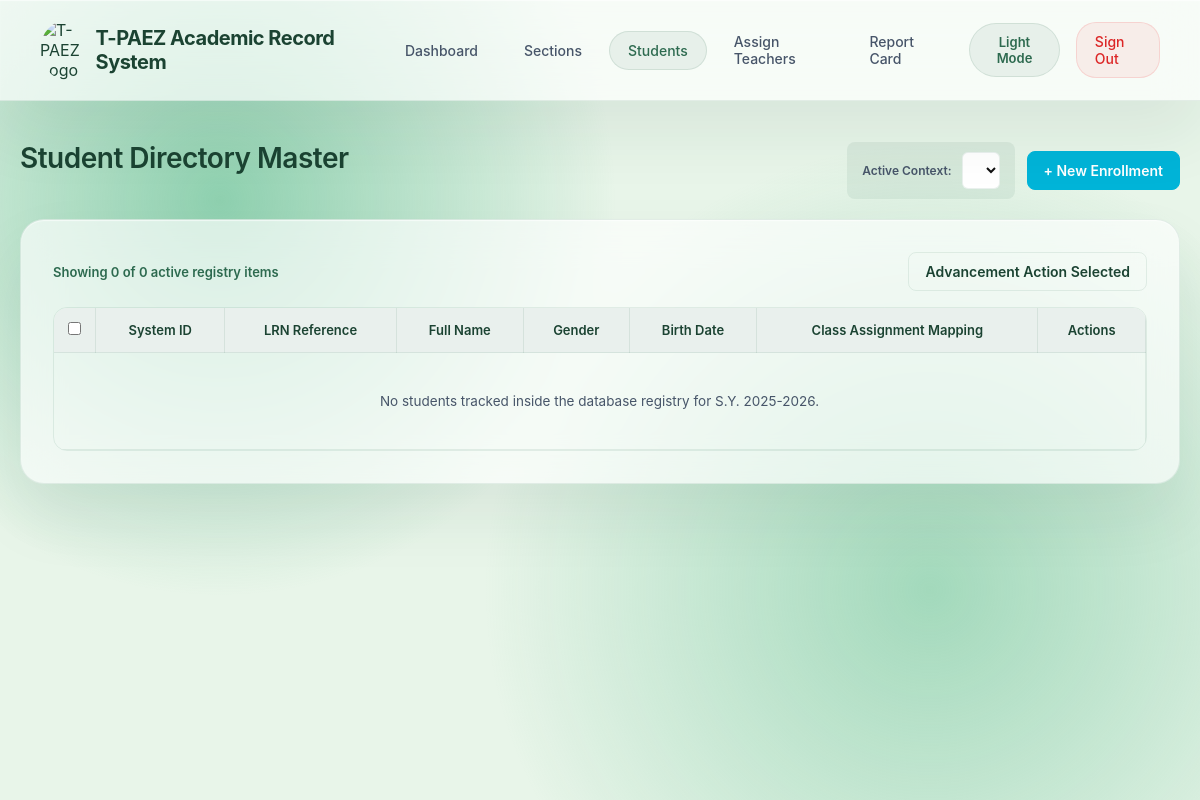
Before: /students.php (signed in) with the older database file.
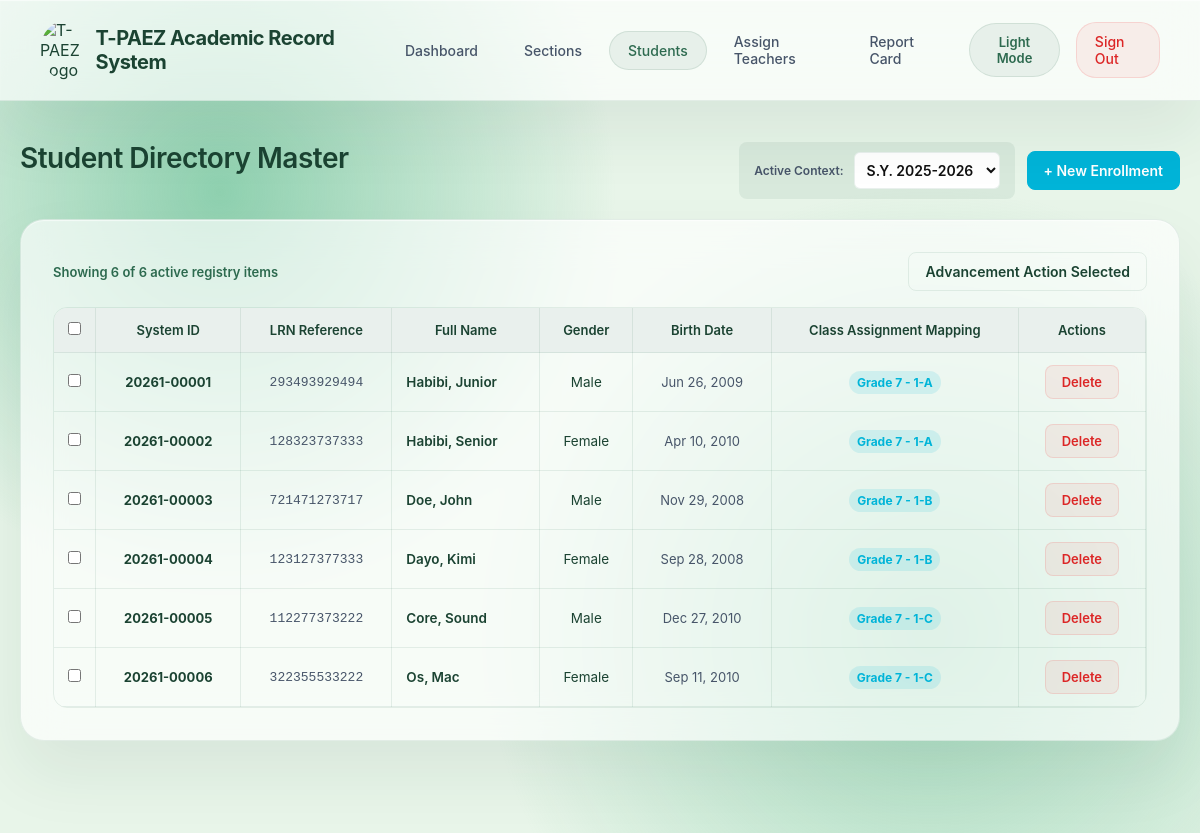
After: the same page with the newer database file.
### tables this page shows
CREATE TABLE `students` (
  `id` int(11) NOT NULL,
  `school_id_number` varchar(20) NOT NULL,
  `name` varchar(100) NOT NULL,
  `first_name` varchar(100) DEFAULT NULL,
  `last_name` varchar(100) DEFAULT NULL,
  `lrn` varchar(12) DEFAULT NULL,
  `birth_date` date DEFAULT NULL,
  `gender` enum('Male','Female') DEFAULT NULL,
  `grade_level` int(11) NOT NULL,
  `section` varchar(50) DEFAULT NULL,
  `created_at` timestamp NOT NULL DEFAULT current_timestamp()
);

CREATE TABLE `sections` (
  `id` int(11) NOT NULL,
  `name` varchar(100) NOT NULL,
  `grade_level` int(11) NOT NULL,
  `school_year` varchar(20) NOT NULL,
  `created_at` timestamp NOT NULL DEFAULT current_timestamp()
);

### students.php (the view, shortened to what the changed rows need)
<?php
require_once 'includes/header.php';
require_once 'config/config.php';
$years_stmt = $pdo->query("SELECT DISTINCT school_year FROM sections ORDER BY school_year DESC");
$available_years = $years_stmt->fetchAll(PDO::FETCH_COLUMN);
$selected_sy = isset($_GET['sy']) ? $_GET['sy'] : ($available_years[0] ?? '2025-2026');
$limit = 10;
$page = isset($_GET['page']) ? max(1, intval($_GET['page'])) : 1;
$offset = ($page - 1) * $limit;
$count_stmt = $pdo->prepare("
    SELECT COUNT(DISTINCT s.id)
    FROM enrollments e
    JOIN students s ON e.student_id = s.id
    JOIN sections sec ON e.section_id = sec.id
    WHERE sec.school_year = ?
");
$count_stmt->execute([$selected_sy]);
$total_students = intval($count_stmt->fetchColumn());
$students_stmt = $pdo->prepare("
    SELECT s.id, s.school_id_number, s.lrn, s.first_name, s.last_name, s.gender, s.birth_date, sec.name as section_name, sec.grade_level
    FROM enrollments e
    JOIN students s ON e.student_id = s.id
    JOIN sections sec ON e.section_id = sec.id
    WHERE sec.school_year = ?
    ORDER BY s.school_id_number ASC
    LIMIT ? OFFSET ?
");
$students_stmt->bindValue(1, $selected_sy, PDO::PARAM_STR);
$students_stmt->bindValue(2, $limit, PDO::PARAM_INT);
$students_stmt->bindValue(3, $offset, PDO::PARAM_INT);
$students_stmt->execute();
$enrolled_students = $students_stmt->fetchAll();
?>
<div class="header-action-area">
    <h1>Student Directory Master</h1>
    <div style="display: flex; gap: 12px; align-items: center;">
        <form method="GET" class="filter-bar">
            <label style="font-size: 12px; font-weight: 600; color: var(--text-muted);">Active Context:</label>
            <select name="sy" onchange="this.form.submit()">
                <?php foreach ($available_years as $year): ?>
                    <option value="<?php echo htmlspecialchars($year); ?>" <?php echo $selected_sy == $year ? 'selected' : ''; ?>>
                        S.Y. <?php echo htmlspecialchars($year); ?>
                    </option>
                <?php endforeach; ?>
            </select>
        </form>
    </div>
</div>
<div class="card-panel">
    <div class="action-row">
        <span style="font-size: 13px; font-weight: 600; color: var(--text-subtitle);">
            Showing <?php echo count($enrolled_students); ?> of <?php echo $total_students; ?> active registry items
        </span>
        <button type="button" class="btn-secondary" onclick="prepareBatchPromotion()">Advancement Action Selected</button>
    </div>
    <div class="table-container">
        <table class="grade-table">
            <thead>
                <tr>
                    <th style="width: 40px;"><input type="checkbox" id="toggle_master_checkbox" onclick="toggleAllCheckboxes(this)"></th>
                    <th>System ID</th>
                    <th>LRN Reference</th>
                    <th>Full Name</th>
                    <th>Gender</th>
                    <th>Birth Date</th>
                    <th>Class Assignment Mapping</th>
                    <th>Actions</th>
                </tr>
            </thead>
            <tbody>
                <?php foreach ($enrolled_students as $student): ?>
                <tr>
                    <td>
                        <input type="checkbox" name="selected_student_identities[]" value="<?php echo $student['id']; ?>" class="student-checkbox">
                    </td>
                    <td style="font-weight: 700; color: var(--text-title); font-size: 13px;"><?php echo htmlspecialchars($student['school_id_number']); ?></td>
                    <td style="font-family: monospace; color: var(--text-muted); font-size: 13px;"><?php echo htmlspecialchars($student['lrn']); ?></td>
                    <td style="text-align: left; font-weight: 600; color: var(--text-title);">
                        <?php echo htmlspecialchars($student['last_name'] . ', ' . $student['first_name']); ?>
                    </td>
                    <td><?php echo htmlspecialchars($student['gender']); ?></td>
                    <td style="font-size: 13px; color: var(--text-muted);">
                        <?php echo $student['birth_date'] ? date('M d, Y', strtotime($student['birth_date'])) : '—'; ?>
                    </td>
                    <td>
                        <span class="badge">Grade <?php echo htmlspecialchars($student['grade_level'] . ' - ' . $student['section_name']); ?></span>
                    </td>
                    <td>
                        <a href="?delete_id=<?php echo $student['id']; ?>&sy=<?php echo urlencode($selected_sy); ?>" class="delete" onclick="return confirm('WARNING: Erasing this permanent profile completely clears all historical enrollment nodes and structural scores across all years. Proceed?')">Delete</a>
                    </td>
                </tr>
                <?php endforeach; ?>
                <?php if (count($enrolled_students) == 0): ?>
                    <tr><td colspan="8" style="color: var(--text-muted); padding: 40px;">No students tracked inside the database registry for S.Y. <?php echo htmlspecialchars($selected_sy); ?>.</td></tr>
                <?php endif; ?>
            </tbody>
        </table>
    </div>
</div>
<?php require_once 'includes/footer.php'; ?>

Changed rows visible on the page:
added students: school_id_number "20261-00001", lrn "293493929494", last_name+first_name "Habibi, Junior", gender "Male", birth_date "Jun 26, 2009", sections.grade_level+name "7 - 1-A"
added students: school_id_number "20261-00002", lrn "128323737333", last_name+first_name "Habibi, Senior", gender "Female", birth_date "Apr 10, 2010", sections.grade_level+name "7 - 1-A"
added students: school_id_number "20261-00003", lrn "721471273717", last_name+first_name "Doe, John", gender "Male", birth_date "Nov 29, 2008", sections.grade_level+name "7 - 1-B"
added students: school_id_number "20261-00004", lrn "123127377333", last_name+first_name "Dayo, Kimi", gender "Female", birth_date "Sep 28, 2008", sections.grade_level+name "7 - 1-B"
added students: school_id_number "20261-00005", lrn "112277373222", last_name+first_name "Core, Sound", gender "Male", birth_date "Dec 27, 2010", sections.grade_level+name "7 - 1-C"
added students: school_id_number "20261-00006", lrn "322355533222", last_name+first_name "Os, Mac", gender "Female", birth_date "Sep 11, 2010", sections.grade_level+name "7 - 1-C"
Other visible differences:
form field sy: (not shown) → "S.Y. 2025-2026"
count($enrolled_students): "0" → "6"
$total_students: "0" → "6"
$selected_sy: "2025-2026" → (not shown)
text no longer shown: "No students tracked inside the database registry for S.Y. ."
